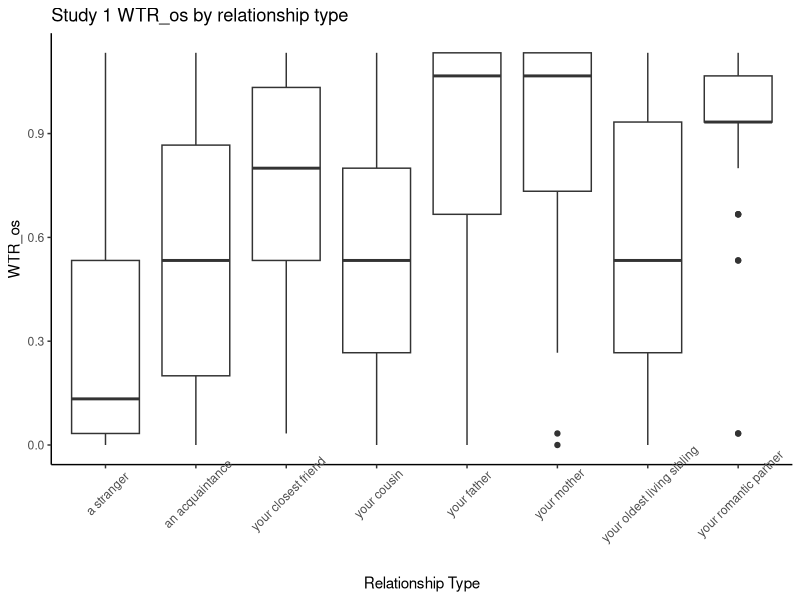
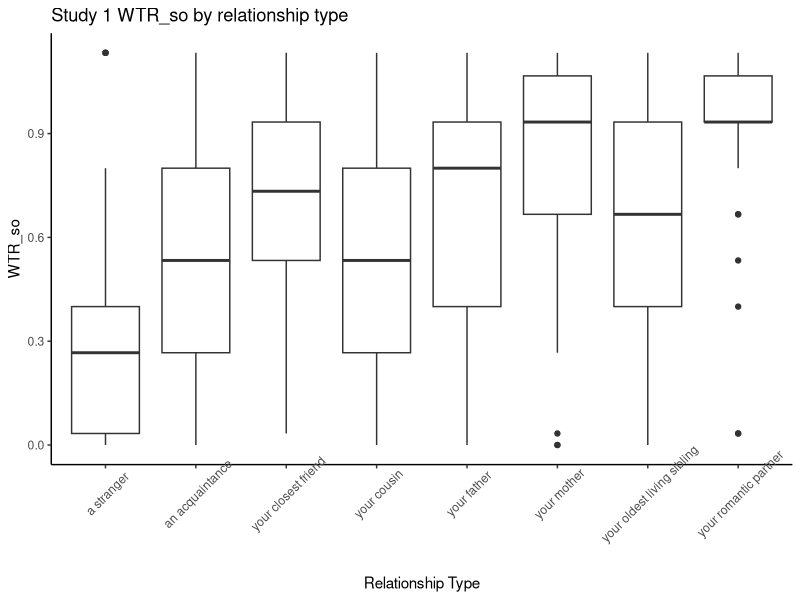
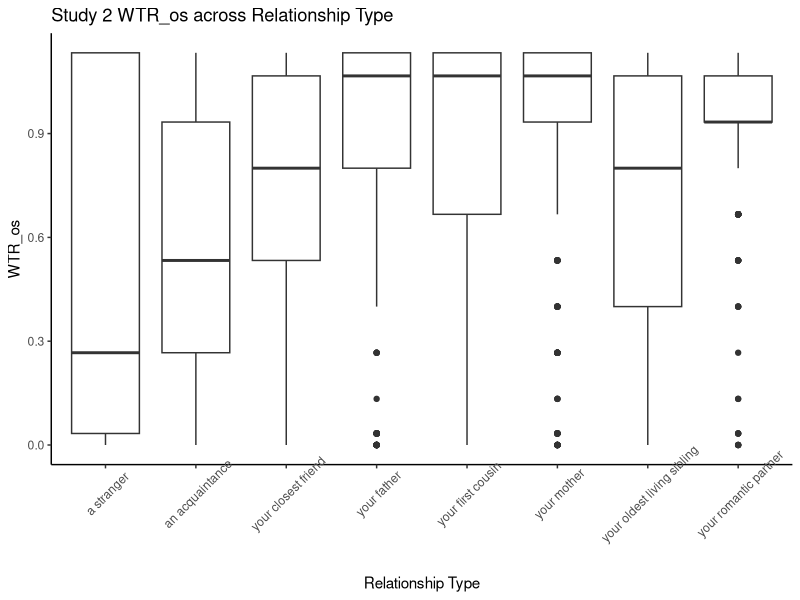
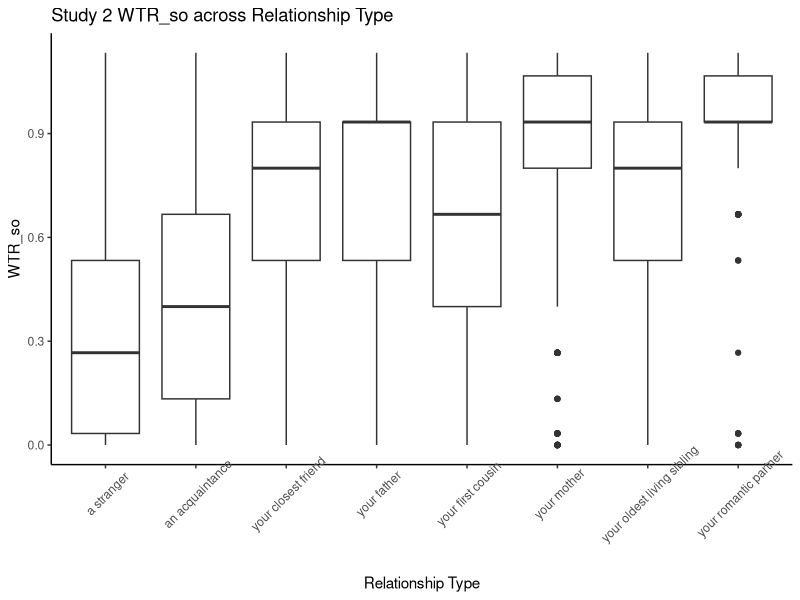

Generate these figures, in order, with R: (Note: this script raises an error after producing the figures.)
## ---- chunk 1
knitr::opts_chunk$set(echo = TRUE)
## ---- chunk 2
library(tidyverse)
library(lmerTest)
library(semTools)
## ---- chunk 3
study1_clean <- read_csv("grat_wtr_study1_clean.csv")
## ---- chunk 4
study1_clean %>%
  # just to get one WTR estimate per person, remove all but one row/person
  filter(scenario == "S1") %>% 
  ggplot(aes(x = cond, y = wtr_os_est)) +
  geom_boxplot() +
  labs(title = "Study 1 WTR_os by relationship type", x = "Relationship Type", y = "WTR_os") +
  theme_classic() +
  theme(axis.text.x = element_text(angle = 45, vjust = .8))
## ---- chunk 5
study1_clean %>%
  # just to get one WTR estimate per person, remove all but one row/person
  filter(scenario == "S1") %>% 
  ggplot(aes(x = cond, y = wtr_so_est)) +
  geom_boxplot() +
  labs(title = "Study 1 WTR_so by relationship type", x = "Relationship Type", y = "WTR_so") +
  theme_classic() +
  theme(axis.text.x = element_text(angle = 45, vjust = .8))
## ---- chunk 6
grat_out <- lmer(grateful ~ wtr_os_est * mean_log_val + (1 | ResponseId), data = study1_clean)
summary(grat_out)
## ---- chunk 7
oblig_out <- lmer(obligated ~ wtr_os_est * mean_log_val + (1 + mean_log_val | ResponseId), data = study1_clean)
summary(oblig_out)
## ---- chunk 8
want_out <- lmer(want ~ wtr_os_est * mean_log_val + (1 + mean_log_val | ResponseId), data = study1_clean)
summary(want_out)
## ---- chunk 9
happy_out <- lmer(happy ~ wtr_os_est * mean_log_val + (1 + mean_log_val | ResponseId), data = study1_clean)
summary(happy_out)
## ---- chunk 10
study2_clean <- read_csv("grat_wtr_study2_clean.csv")
## ---- chunk 11
study2_clean %>% 
  ggplot(aes(x = cond, y = wtr_os_est)) +
  geom_boxplot() +
  labs(title = "Study 2 WTR_os across Relationship Type", x = "Relationship Type", y = "WTR_os") +
  theme_classic() +
  theme(axis.text.x = element_text(angle = 45, vjust = .8))
## ---- chunk 12
study2_clean %>% 
  ggplot(aes(x = cond, y = wtr_so_est)) +
  geom_boxplot() +
  labs(title = "Study 2 WTR_so across Relationship Type", x = "Relationship Type", y = "WTR_so") +
  theme_classic() +
  theme(axis.text.x = element_text(angle = 45, vjust = .8))
## ---- chunk 13
study2_clean <- study2_clean %>% 
  mutate(wtr_so_mc = wtr_so_est - mean(wtr_so_est, na.rm = T),
         wtr_os_mc = wtr_os_est - mean(wtr_os_est, na.rm = T),
         log_ben_mc = log_ben - mean(log_ben, na.rm = T),
         wtr_so_int = wtr_so_mc * log_ben_mc,
         wtr_os_int = wtr_os_mc * log_ben_mc)
## ---- chunk 14

grat_model <- '
  gratitude =~ NA*grateful + thankful + appreciative
  gratitude ~~ 1*gratitude
  gratitude ~ 0*1
  
  gratitude ~ wtr_os_mc + log_ben_mc + wtr_os_int
'

grat_sem <- sem(grat_model, data = study2_clean, ordered = c("grateful", "thankful", "appreciative"))

summary(grat_sem, standardized = T, rsquare = T)

## ---- chunk 15
grat_so_model <- '
  gratitude =~ NA*grateful + thankful + appreciative
  gratitude ~~ 1*gratitude
  gratitude ~ 0*1
  
  gratitude ~ wtr_so_mc + log_ben_mc + wtr_so_int
'

grat_so_sem <- sem(grat_so_model, data = study2_clean, ordered = c("grateful", "thankful", "appreciative"))

summary(grat_so_sem, standardized = T, rsquare = T)
## ---- chunk 16
indebt_os_model <- '
  indebt =~ NA*indebted + burdened + required + owed
  indebt ~~ 1*indebt
  indebt ~ 0*1
  
  indebt ~ wtr_os_mc + log_ben_mc + wtr_os_int
'

indebt_os_sem <- sem(indebt_os_model, data = study2_clean, ordered = c("indebted","burdened", "required", "owed"))

summary(indebt_os_sem, standardized = T, rsquare = T)
## ---- chunk 17
indebt_so_model <- '
  indebt =~ NA*indebted + burdened + required + owed
  indebt ~~ 1*indebt
  indebt ~ 0*1
  
  indebt ~ wtr_so_mc + log_ben_mc + wtr_so_int
'

indebt_so_sem <- sem(indebt_so_model, data = study2_clean, ordered = c("indebted","burdened", "required", "owed"))

summary(indebt_so_sem, standardized = T, rsquare = T)
